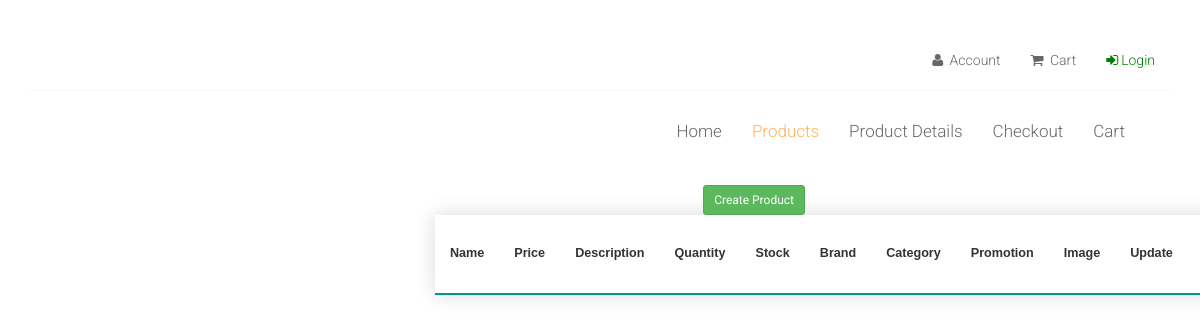
Page /productsManagement/ on the earlier database version.
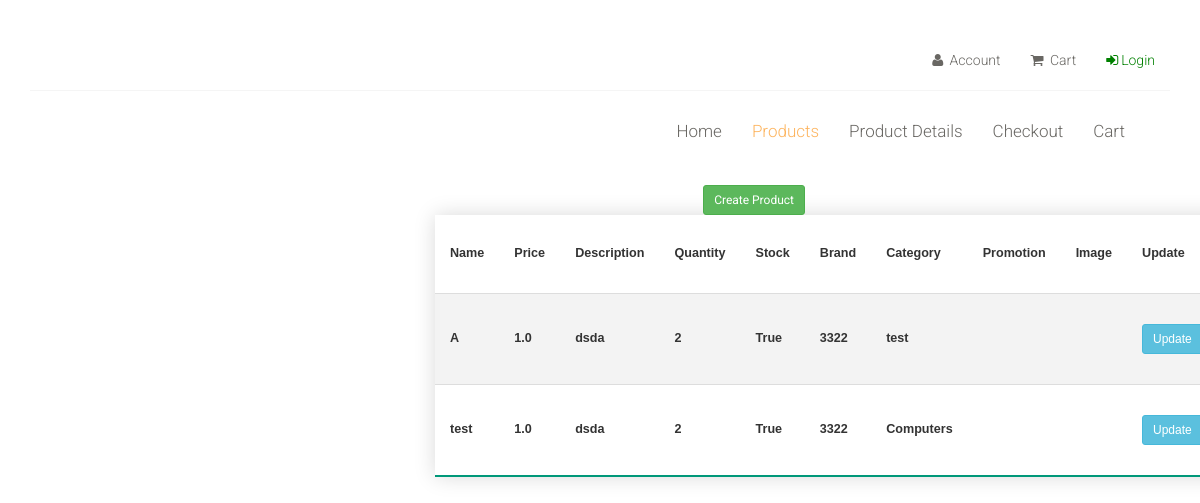
Same page on the later database version.
### app/models.py (models this page shows, shortened)
class Product(models.Model):
    name = models.CharField(max_length=80)
    price = models.FloatField()
    description = models.CharField(max_length=300)
    image = models.ImageField(upload_to='static/portfolio')
    quantity = models.IntegerField()
    stock = models.BooleanField()
    brand = models.CharField(max_length=80)
    CATEGORY = (('Smartphones', 'Smartphones'),
                ('Computers', 'Computers'),
                ('Tablets', 'Tablets'),
                ('Drones', 'Drones')
                , ('Televisions', 'Televisions'))
    category = models.CharField(max_length=150, choices=CATEGORY)
    promotion = models.ForeignKey(Promotion, default=None, blank=True, null=True, on_delete=models.CASCADE)

### app/views.py (the view)
# urls.py: path('productsManagement/', views.productsManagement, name='productsManagement'),
def productsManagement(request):
    products = Product.objects.all()
    form = {'products': products}
    return render(request, 'productsManagement.html', form)

### app/templates/productsManagement.html (shortened to what this page needs)
{% extends "layout.html" %}
{% block content %}
    	<section id="form">
				<div class="col-sm-4 col-sm-offset-1" style="margin-left: 35%; margin-right: auto;">
					<div class="login-form">
                <a class="btn btn-sm btn-success" style="float:right;" href="{% url 'createProduct' %}" > Create Product </a>
                <table class="styled-table">
                <tr>
                    <th>Name</th>
                    <th>Price</th>
                    <th>Description</th>
                    <th>Quantity</th>
                    <th>Stock</th>
                    <th>Brand</th>
                    <th>Category</th>
                    <th>Promotion</th>
                    <th>Image</th>
                    <th>Update</th>
                    <th>Remove</th>
                </tr>
                {% for product in products %}
                    <tr>
                        <th>{{ product.name }}</th>
                        <th>{{ product.price }}</th>
                        <th>{{ product.description }}</th>
                        <th>{{ product.quantity }}</th>
                        <th>{{ product.stock }}</th>
                        <th>{{ product.brand }}</th>
                        <th>{{ product.category }}</th>
                        <th>{{ product.promotion.name }}</th>
                        <th>{{ product.image }}</th>
                        <th><a class="btn btn-sm btn-info" href="{% url 'updateProduct' product.id %}">Update</a></th>
                    </tr>
                {%  endfor %}
                </table>
					</div>
				</div>
	</section>
{% endblock %}

### app/templates/layout.html (shortened to what this page needs)
<!DOCTYPE html>
<html lang="en">
<head>
    {% load static %}
    <link href="{% static 'css/bootstrap.min.css' %}" rel="stylesheet">
    <link  href="{% static "css/font-awesome.min.css" %}"  rel="stylesheet">
    <link href="{% static "css/prettyPhoto.css" %}"  rel="stylesheet">
    <link href="{% static "css/price-range.css" %}" rel="stylesheet">
    <link href="{% static "css/animate.css" %}" rel="stylesheet">
    <link href="{% static "css/main.css" %}" rel="stylesheet">
    <link href="{% static "css/responsive.css" %}" rel="stylesheet">
</head>
<body style="   margin: 0px;
   min-height: 100%;
   width: 100%;">
	<header style="height:0px">
		<div class="header-middle">
			<div class="container">
				<div class="row">
					<div class="col-md-4 clearfix">
					</div>
					<div class="col-md-12 clearfix">
						<div class="shop-menu clearfix pull-right">
							<ul style="float:right" class="nav navbar-nav">
								<li><a href=""><i class="fa fa-user"></i> Account</a></li>
								<li><a href="" ><i class="fa fa-shopping-cart"></i> Cart</a></li>
                                {% if user.is_authenticated %}
								    <li><a href="" > Welcome, {{ user.get_username }}</a></li>
                                    <li ><a style="color:red"  href="{% url "logout" %}"><i class="icon-signout"></i> Logout</a></li>
                                {% else %}
								    <li><a style="color:green" href="{% url 'login' %}" ><i class="fa fa-sign-in" aria-hidden="true"></i>Login</a></li>
                                {%  endif %}
							</ul>
						</div>
					</div>
				</div>
			</div>
		</div>
		<div class="header-bottom">
			<div class="container">
				<div class="row">
					<div class="col-sm-12">
						<div class="mainmenu  col-sm-12  pull-left" >
							<ul style="float:right" class="nav navbar-nav collapse navbar-collapse">
								<li><a href="{% url "home" %}" >Home</a></li>
                                <li><a href="{% url "shop" %}"  class="active">Products</a></li>
                                <li><a href="{% url "productDetails" %}" >Product Details</a></li>
                                <li><a href="{% url "checkout" %}" >Checkout</a></li>
                                <li><a  href="{% url "cart" %}">Cart</a></li>
							</ul>
						</div>
					</div>
				</div>
				</div>
			</div>
	</header>
            {% block content %}
            {% endblock %}
</body>
</html>

### app/static/css/main.css (style rules this page uses)
body { font-family: 'Roboto', sans-serif; position: relative; font-weight: 400px; }
ul li { list-style: none; }
a { -webkit-transition: 300ms; transition: 300ms; }
.header-middle .container .row { border-bottom: 1px solid #f5f5f5; margin-left: 0; margin-right: 0; padding-bottom: 20px; padding-top: 20px; }
.shop-menu ul li { display: inline-block; padding-left: 15px; padding-right: 15px; }
.shop-menu ul li:last-child { padding-right: 0; }
.shop-menu ul li a { background: #FFFFFF; color: #696763; font-family: 'Roboto', sans-serif; font-size: 14px; font-weight: 300; padding: 0; padding-right: 0; margin-top: 10px; }
.shop-menu ul li a i { margin-right: 3px; }
.header-bottom { padding-bottom: 30px; padding-top: 30px; }
.navbar-collapse.collapse { padding-left: 0; }
.mainmenu ul li { padding-right: 15px; padding-left: 15px; }
.mainmenu ul li:first-child { padding-left: 0px; }
.mainmenu ul li a { color: #696763; font-family: 'Roboto', sans-serif; font-size: 17px; font-weight: 300; padding: 0; padding-bottom: 10px; }
.mainmenu ul li a:hover, .mainmenu ul li a.active, .shop-menu ul li a.active { background: none; color: #fdb45e; }
#form { display: block; margin-bottom: 185px; margin-top: 185px; overflow: hidden; }

### app/templates/productsManagement.html (style rules this page uses)
.styled-table { border-collapse: collapse; margin: 25px 0; font-size: 0.9em; font-family: sans-serif; min-width: 500px; box-shadow: 0 0 20px rgba(0, 0, 0, 0.15); }
.styled-table th, .styled-table td { padding: 30px 15px; }
.styled-table tbody tr { border-bottom: 1px solid #dddddd; }
.styled-table tbody tr:nth-of-type(even) { background-color: #f3f3f3; }
.styled-table tbody tr:last-of-type { border-bottom: 2px solid #009879; }

Differences in the rows shown:
added Product: name "A", price "1.0", description "dsda", quantity "2", stock "True", brand "3322", category "test"
added Product: name "test", price "1.0", description "dsda", quantity "2", stock "True", brand "3322", category "Computers"
